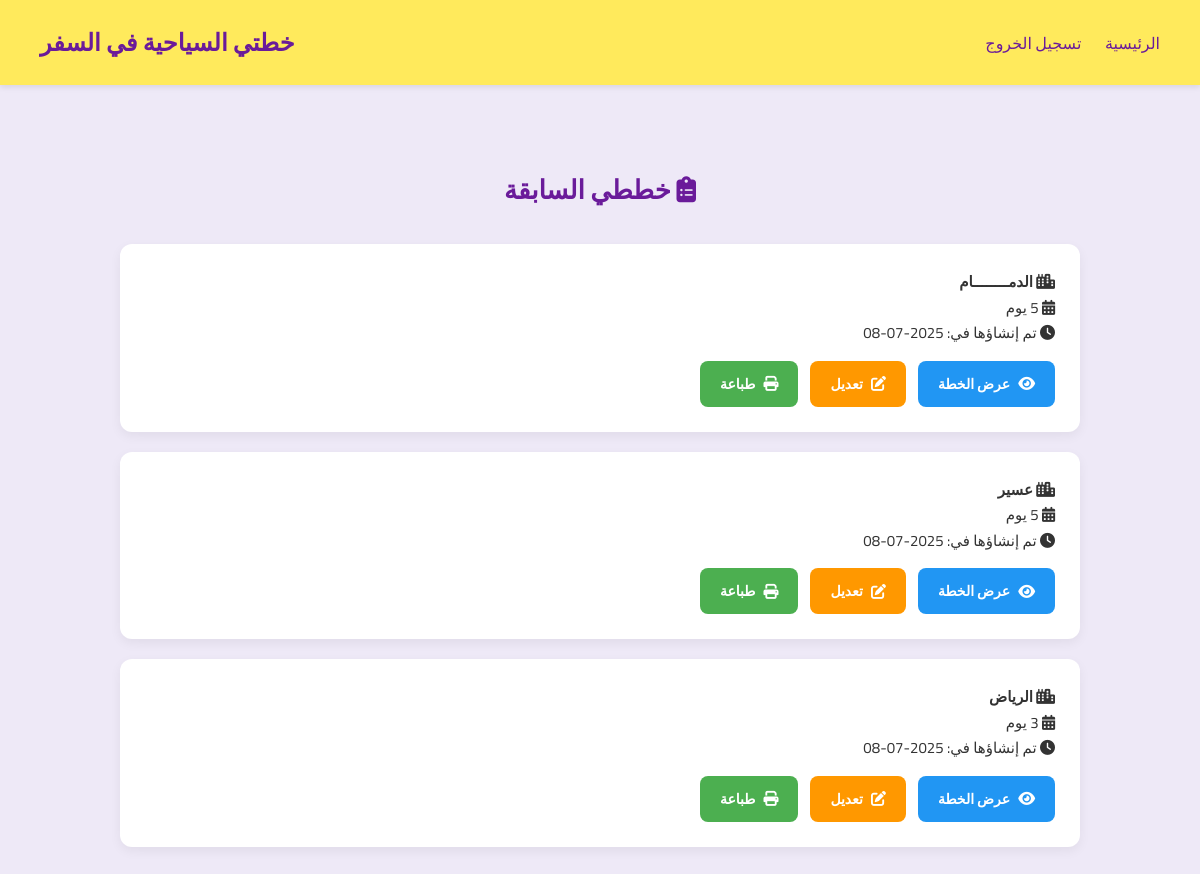
The page /my_plans.php (signed in) on the database its author committed.
### tables this page shows
CREATE TABLE IF NOT EXISTS `plans` (
  `id` int NOT NULL AUTO_INCREMENT,
  `user_id` int DEFAULT NULL,
  `city` varchar(100) DEFAULT NULL,
  `days_count` int DEFAULT NULL,
  `preferences` text,
  `created_at` timestamp NULL DEFAULT CURRENT_TIMESTAMP,
  PRIMARY KEY (`id`)
);

### my_plans.php (the view, shortened to what this page needs)
<?php
require 'includes/db.php';
$stmt = $pdo->prepare("SELECT * FROM plans WHERE user_id = ? ORDER BY created_at DESC");
$stmt->execute([$_SESSION['user_id']]);
$plans = $stmt->fetchAll();
?>
<!DOCTYPE html>
<html lang="ar" dir="rtl">
<head>
  <link rel="stylesheet" href="CSS/style_my_plans.css">
  <link rel="stylesheet" href="CSS/style.css">
  <link rel="stylesheet" href="https://cdnjs.cloudflare.com/ajax/libs/font-awesome/6.5.0/css/all.min.css">
</head>
<body>
<?php include 'includes/header.php'?>
<div class="plans-container">
  <h2><i class="fas fa-clipboard-list"></i> خططي السابقة</h2>
  <?php if (count($plans) === 0): ?>
    <p style="text-align:center;">ليس لديك خطط محفوظة حتى الآن.</p>
  <?php else: ?>
    <?php foreach ($plans as $plan): ?>
      <div class="plan-card">
        <div class="plan-info">
          <i class="fas fa-city"></i> <strong><?= htmlspecialchars($plan['city']) ?></strong><br>
          <i class="fas fa-calendar-alt"></i> <?= $plan['days_count'] ?> يوم<br>
          <i class="fas fa-clock"></i> تم إنشاؤها في: <?= date("Y-m-d", strtotime($plan['created_at'])) ?>
        </div>
        <div class="plan-actions">
          <a href="view_plan.php?plan_id=<?= $plan['id'] ?>" class="btn primary">
            <i class="fas fa-eye"></i> عرض الخطة
          </a>
          <a href="edit_plan.php?id=<?= $plan['id'] ?>" class="btn warning">
            <i class="fas fa-edit"></i> تعديل
          </a>
          <a href="print_plan.php?plan_id=<?= $plan['id'] ?>" class="btn print" target="_blank">
            <i class="fas fa-print"></i> طباعة
          </a>
        </div>
      </div>
    <?php endforeach; ?>
  <?php endif; ?>
</div>
</body>
</html>

### CSS/style_my_plans.css (style rules this page uses)
body { font-family: 'Cairo', sans-serif; background-color: #f4f6f9; margin: 0; padding: 0; direction: rtl; }
.plans-container { max-width: 1000px; margin: 60px auto; padding: 20px; }
h2 { text-align: center; color: #6a1b9a; margin-bottom: 30px; font-size: 26px; }
.plan-card { background: #ffffff; padding: 25px; margin-bottom: 20px; border-radius: 12px; box-shadow: 0 4px 12px rgba(0, 0, 0, 0.06); transition: transform 0.3s ease, box-shadow 0.3s ease; }
.plan-info { margin-bottom: 15px; font-size: 15px; line-height: 1.7; color: #333; }
.plan-actions { display: flex; gap: 12px; flex-wrap: wrap; justify-content: flex-start; }

### CSS/style.css (style rules this page uses)
* { box-sizing: border-box; margin: 0; padding: 0; }
body { font-family: 'Cairo', sans-serif; background-color: #eee9f7; color: #2e2e3a; direction: rtl; }
a { text-decoration: none; transition: 0.3s; }
h2 { font-size: 26px; margin-bottom: 30px; color: #6a1b9a; }

### my_plans.php (style rules this page uses)
.plan-actions .btn { display: inline-flex; align-items: center; gap: 8px; padding: 10px 20px; border-radius: 8px; font-size: 14px; font-weight: bold; text-decoration: none; color: #fff; transition: 0.3s ease; }
.btn i { font-size: 15px; }
.btn.primary { background-color: #2196f3; }
.btn.warning { background-color: #ff9800; }
.btn.print { background-color: #4caf50; }

### rows shown on the page
plans: city "الدمــــــــام", days_count "5", created_at "2025-07-08"
plans: city "عسير", days_count "5", created_at "2025-07-08"
plans: city "الرياض", days_count "3", created_at "2025-07-08"
